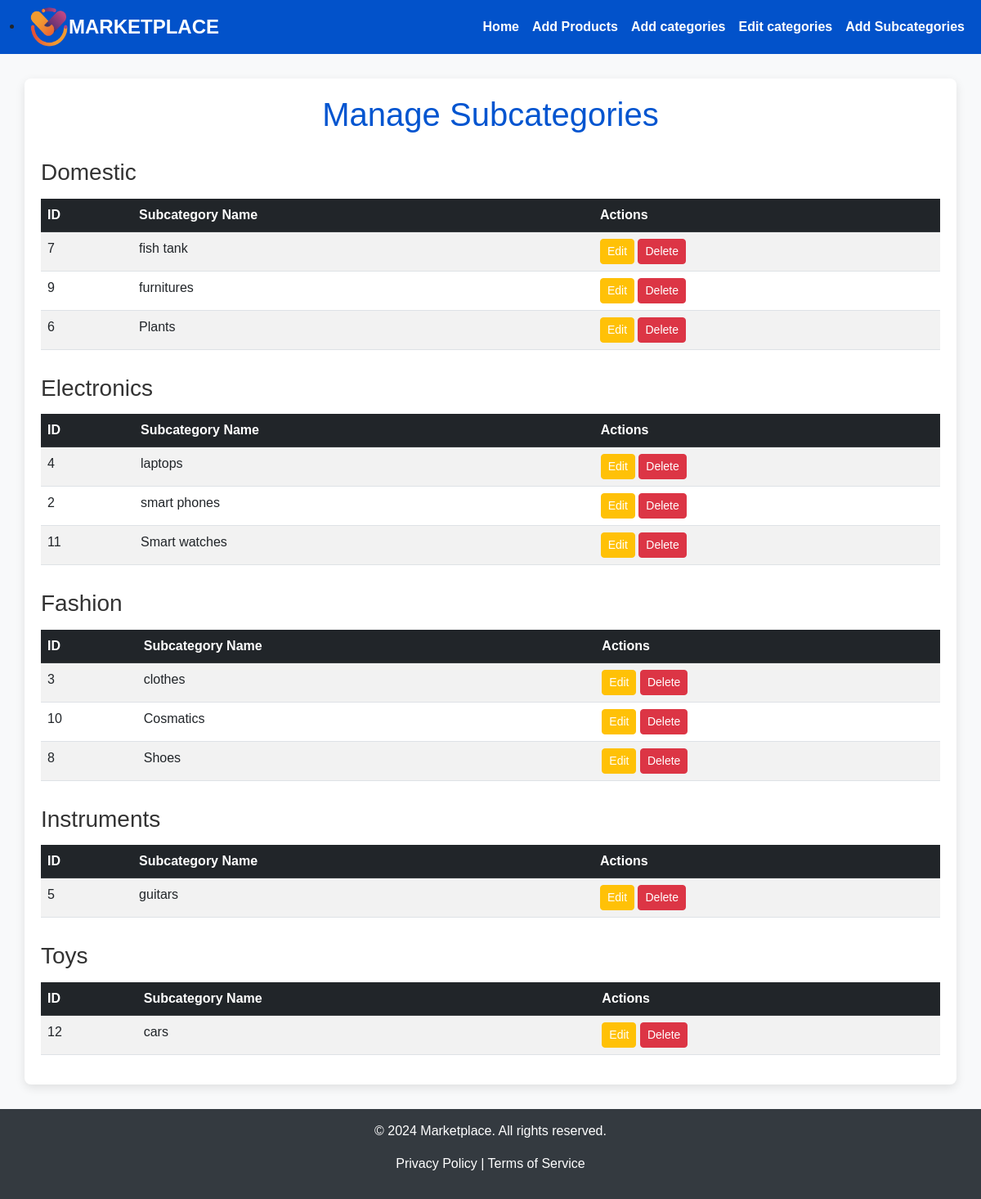
Screenshot of /php/manage_subcategory.php with the database file from the repository.
### tables this page shows
CREATE TABLE `maincategories` (
  `id` int(11) NOT NULL,
  `name` varchar(255) NOT NULL,
  `created_at` timestamp NOT NULL DEFAULT current_timestamp()
);

CREATE TABLE `subcategories` (
  `id` int(11) NOT NULL,
  `name` varchar(255) NOT NULL,
  `main_category_id` int(11) NOT NULL,
  `created_at` timestamp NOT NULL DEFAULT current_timestamp()
);

### php/manage_subcategory.php (the view, shortened to what this page needs)
<?php include '../connection/connection.php'; ?>
<!DOCTYPE html>
<html lang="en">
<head>
    <link href="https://cdn.jsdelivr.net/npm/bootstrap@5.3.0-alpha3/dist/css/bootstrap.min.css" rel="stylesheet">
    <link rel="stylesheet" href="../css/manage_subcategory.css">
</head>
<body>
    <nav class="navbar navbar-expand-lg navbar-dark">
        <div class="container-fluid">
        <li class="nav-item"><img src="../uploads/logo1.png" width="50px" height="50px"></li>
            <a class="navbar-brand" href="view_posts.php">MARKETPLACE</a>
            <div class="collapse navbar-collapse" id="navbarNav">
                <ul class="navbar-nav ms-auto">
                    <li class="nav-item">
                        <a class="nav-link" href="view_posts.php">Home</a>
                    </li>
                    <li class="nav-item">
                        <a class="nav-link" href="upload_product.php">Add Products</a>
                    </li>
                    <li class="nav-item">
                        <a class="nav-link" href="create_main_category.php">Add categories</a>
                    </li>
                    <li class="nav-item">
                        <a class="nav-link" href="manage_main_category.php">Edit categories</a>
                    </li>
                    <li class="nav-item">
                        <a class="nav-link" href="create_subcategory.php">Add Subcategories</a>
                    </li>
                </ul>
            </div>
        </div>
    </nav>
    <div class="container">
        <h1>Manage Subcategories</h1>
        <?php
        $main_categories = $conn->query("SELECT * FROM MainCategories ORDER BY name");
        while ($main_category = $main_categories->fetch_assoc()) {
            echo '<h3>' . htmlspecialchars($main_category['name']) . '</h3>';
            $subcategories = $conn->query("SELECT * FROM Subcategories WHERE main_category_id = " . $main_category['id'] . " ORDER BY name");
            if ($subcategories->num_rows > 0) {
                echo '<table class="table table-striped table-hover">';
                echo '<thead class="table-dark"><tr><th>ID</th><th>Subcategory Name</th><th>Actions</th></tr></thead>';
                echo '<tbody>';
                while ($subcategory = $subcategories->fetch_assoc()) {
                    echo '<tr>';
                    echo '<td>' . $subcategory['id'] . '</td>';
                    echo '<td>' . htmlspecialchars($subcategory['name']) . '</td>';
                    echo '<td>';
                    echo '<a href="edit_subcategory.php?id=' . $subcategory['id'] . '" class="btn btn-warning btn-sm">Edit</a> ';
                    echo '<a href="delete_subcategory.php?id=' . $subcategory['id'] . '" class="btn btn-danger btn-sm" onclick="return confirm(\'Are you sure you want to delete this subcategory?\')">Delete</a>';
                    echo '</td>';
                    echo '</tr>';
                }
                echo '</tbody>';
                echo '</table>';
            } else {
                echo '<p class="text-muted">No subcategories found under this main category.</p>';
            }
        }
        ?>
    </div>
    <footer>
        <p>&copy; 2024 Marketplace. All rights reserved.</p>
        <p><a href="#">Privacy Policy</a> | <a href="#">Terms of Service</a></p>
    </footer>
</body>
</html>

### css/manage_subcategory.css (style rules this page uses)
body { background-color: #f8f9fa; font-family: Arial, sans-serif; }
.navbar { background-color: #0255d0; }
.navbar-brand { font-size: 1.5rem; font-weight: bold; }
.container { margin-top: 30px; padding: 20px; background-color: #ffffff; border-radius: 8px; box-shadow: 0 4px 12px rgba(0, 0, 0, 0.1); }
h1 { text-align: center; margin-bottom: 30px; color: #0255d0; }
h3 { margin-top: 30px; color: #333; }
.table { margin-top: 15px; }
.btn-warning { color: #ffffff; }
footer { margin-top: 30px; background-color: #343a40; color: white; text-align: center; padding: 15px 0; }
footer a { color: white; text-decoration: none; }
.navbar { background-color: #0252ca; }
.nav-link { color: white; font-weight: bold; }

### rows the page displays
maincategories: name "Domestic"
subcategories: id "7", name "fish tank"
subcategories: id "9", name "furnitures"
subcategories: id "6", name "Plants"
maincategories: name "Electronics"
subcategories: id "4", name "laptops"
subcategories: id "2", name "smart phones"
subcategories: id "11", name "Smart watches"
maincategories: name "Fashion"
subcategories: id "3", name "clothes"
subcategories: id "10", name "Cosmatics"
subcategories: id "8", name "Shoes"
maincategories: name "Instruments"
subcategories: id "5", name "guitars"
maincategories: name "Toys"
subcategories: id "12", name "cars"
